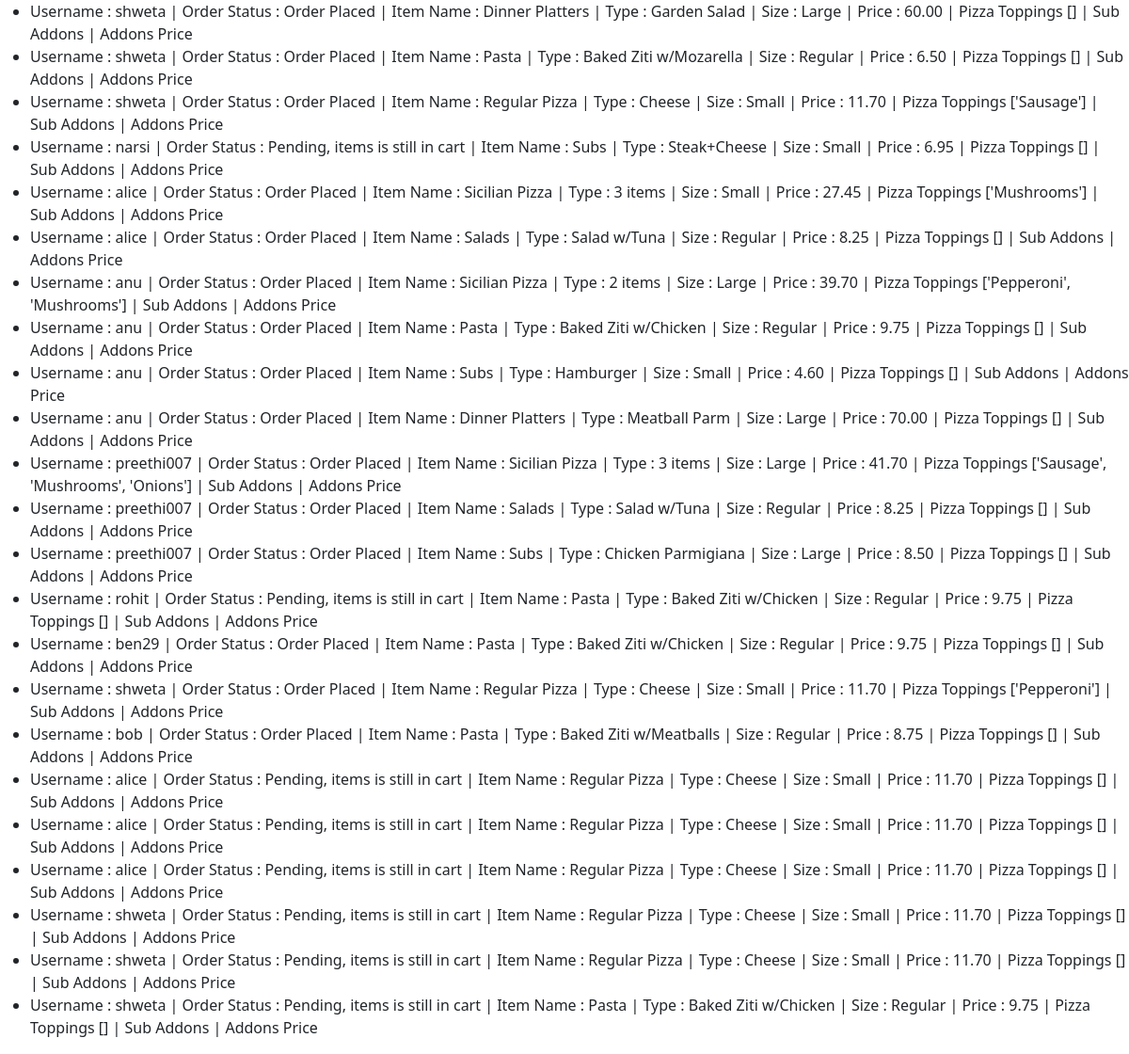
/adminview (signed in), run on the app's committed database.
### orders/models.py (models this page shows, shortened)
class Order(models.Model):
    name = models.CharField(max_length=32)
    type = models.CharField(max_length=32)
    size = models.CharField(max_length=32)
    price = models.DecimalField(max_digits=6, decimal_places=2, default=0)
    toppings = models.CharField(max_length=32, blank=True)
    addons = models.CharField(max_length=32, blank=True)
    addons_price = models.DecimalField(max_digits=6, decimal_places=2,
                                       default=0)
    user_name = models.CharField(max_length=32)
    order_status = models.CharField(max_length=32, blank=True)

### orders/views.py (the view)
# urls.py: path("adminview", views.adminview, name="adminview"),
@login_required
def adminview(request):
    context = {
        "username": request.user.username,
        "orders": Order.objects.all()
    }
    return render(request, "order/adminorderview.html", context)

### orders/templates/order/adminorderview.html (shortened to what this page needs)
{% extends "order/base.html" %}
{% block body %}
{% if user.is_staff %}
<ul>
    {% for order in orders %}
      <li>
        Username : {{ order.user_name }} | Order Status : {{ order.order_status }} | Item Name : {{ order.name }} | Type : {{ order.type }} | Size : {{ order.size }} | Price : {{ order.price }}
        | Pizza Toppings {{ order.toppings }} | Sub Addons {{ addons }} | Addons Price {{ addons_price }}
      </li>
    {% endfor %}
</ul>
{% endif %}
{% endblock %}

### orders/templates/order/base.html (shortened to what this page needs)
<!DOCTYPE html>
<html>
    {% load static %}
    <head>
        <link rel="stylesheet" href="{% static 'style.css' %}">
        {% load bootstrap5 %}
        {% bootstrap_css %}
    </head>
    <body>
        {% block body %}
        {% endblock %}
    </body>
</html>

### orders/static/style.css (style rules this page uses)
body { background-color: #FFF9F0; }

### data on the page
Order: user_name "shweta", order_status "Order Placed", name "Dinner Platters", type "Garden Salad", size "Large", price "60.00", toppings "[]"
Order: user_name "shweta", order_status "Order Placed", name "Pasta", type "Baked Ziti w/Mozarella", size "Regular", price "6.50", toppings "[]"
Order: user_name "shweta", order_status "Order Placed", name "Regular Pizza", type "Cheese", size "Small", price "11.70", toppings "['Sausage']"
Order: user_name "narsi", order_status "Pending, items is still in cart", name "Subs", type "Steak+Cheese", size "Small", price "6.95", toppings "[]"
Order: user_name "alice", order_status "Order Placed", name "Sicilian Pizza", type "3 items", size "Small", price "27.45", toppings "['Mushrooms']"
Order: user_name "alice", order_status "Order Placed", name "Salads", type "Salad w/Tuna", size "Regular", price "8.25", toppings "[]"
Order: user_name "anu", order_status "Order Placed", name "Sicilian Pizza", type "2 items", size "Large", price "39.70", toppings "['Pepperoni', 'Mushrooms']"
Order: user_name "anu", order_status "Order Placed", name "Pasta", type "Baked Ziti w/Chicken", size "Regular", price "9.75", toppings "[]"
Order: user_name "anu", order_status "Order Placed", name "Subs", type "Hamburger", size "Small", price "4.60", toppings "[]"
Order: user_name "anu", order_status "Order Placed", name "Dinner Platters", type "Meatball Parm", size "Large", price "70.00", toppings "[]"
Order: user_name "preethi007", order_status "Order Placed", name "Sicilian Pizza", type "3 items", size "Large", price "41.70", toppings "['Sausage', 'Mushrooms', 'Onions']"
Order: user_name "preethi007", order_status "Order Placed", name "Salads", type "Salad w/Tuna", size "Regular", price "8.25", toppings "[]"
Order: user_name "preethi007", order_status "Order Placed", name "Subs", type "Chicken Parmigiana", size "Large", price "8.50", toppings "[]"
Order: user_name "rohit", order_status "Pending, items is still in cart", name "Pasta", type "Baked Ziti w/Chicken", size "Regular", price "9.75", toppings "[]"
Order: user_name "ben29", order_status "Order Placed", name "Pasta", type "Baked Ziti w/Chicken", size "Regular", price "9.75", toppings "[]"
Order: user_name "shweta", order_status "Order Placed", name "Regular Pizza", type "Cheese", size "Small", price "11.70", toppings "['Pepperoni']"
Order: user_name "bob", order_status "Order Placed", name "Pasta", type "Baked Ziti w/Meatballs", size "Regular", price "8.75", toppings "[]"
Order: user_name "alice", order_status "Pending, items is still in cart", name "Regular Pizza", type "Cheese", size "Small", price "11.70", toppings "[]"
Order: user_name "alice", order_status "Pending, items is still in cart", name "Regular Pizza", type "Cheese", size "Small", price "11.70", toppings "[]"
Order: user_name "alice", order_status "Pending, items is still in cart", name "Regular Pizza", type "Cheese", size "Small", price "11.70", toppings "[]"
Order: user_name "shweta", order_status "Pending, items is still in cart", name "Regular Pizza", type "Cheese", size "Small", price "11.70", toppings "[]"
Order: user_name "shweta", order_status "Pending, items is still in cart", name "Regular Pizza", type "Cheese", size "Small", price "11.70", toppings "[]"
Order: user_name "shweta", order_status "Pending, items is still in cart", name "Pasta", type "Baked Ziti w/Chicken", size "Regular", price "9.75", toppings "[]"
